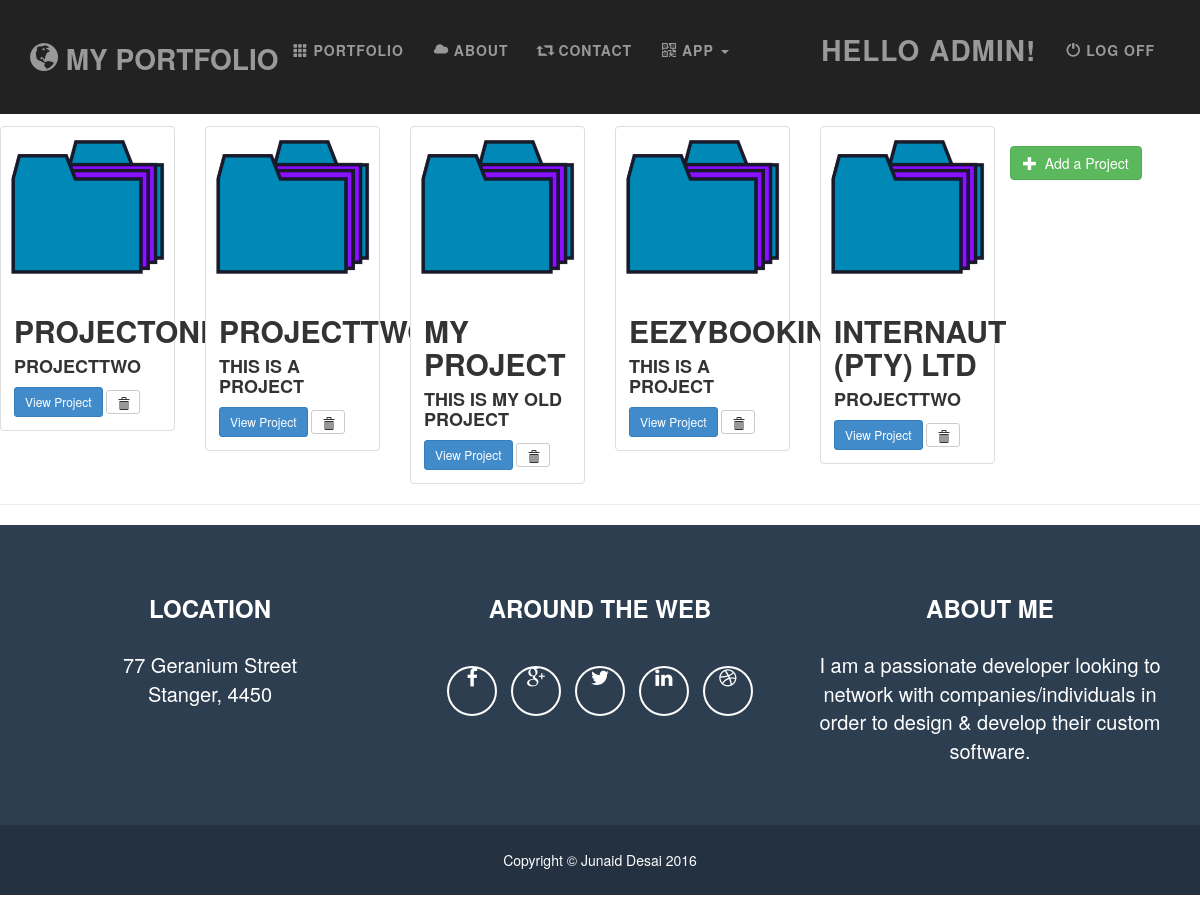
Page /app/projects/ (signed in) on the committed database.
### app/models.py (models this page shows, shortened)
class Project(models.Model):
    name = models.CharField(max_length=200)
    description = models.CharField(max_length=400)
    user = models.ForeignKey(User)
    totalTimeLogged = models.DurationField()

### app/views.py (the view)
@login_required
def projects(request):
    if not request.user.is_authenticated():
        return render(request, '/login.html')
    else:
        projects = Project.objects.filter(user=request.user)
        return render(request, 'app/projects.html', {'title': 'Projects', 'projects': projects})

### app/templates/app/projects.html (shortened to what this page needs)
﻿{% extends 'app/layout.html' %}
{% block content %}
<div class="container-fluid">
    <div class="row">
        <div class="col-sm-12">
            <h3>{{ user.username }}'s Projects</h3>
        </div>
        {% for project in projects %}
            <div class="col-sm-4 col-lg-2">
                <div class="thumbnail">
                    <a href="/app/project_detail/{{ project.id }}">
                        <img src="../../static/app/images/project.png" class="img-responsive">
                    </a>
                    <div class="caption">
                        <h2>{{ project.name }}</h2>
                        <h4>{{ project.description }}</h4>
                        <a href="/app/project_detail/{{ project.id }}" class="btn btn-primary btn-sm" role="button">View Project</a>
                        <form action="/app/delete_project/{{ project.id }}" method="get" style="display: inline;">
                            <button type="submit" class="btn btn-default btn-sm">
                                <span class="glyphicon glyphicon-trash"></span>
                            </button>
                        </form>
                    </div>
                </div>
            </div>
        {% endfor %}
        <div class="col-sm-12">
            <br>
            <a href="/app/create_project">
                <button type="button" class="btn btn-success">
                    <span class="glyphicon glyphicon-plus"></span>&nbsp; Add a Project
                </button>
            </a>
        </div>
    </div>
</div>
{% endblock %}

### app/templates/app/layout.html (shortened to what this page needs)
﻿<!DOCTYPE html>
<html>
<head>
    {% load staticfiles %}
    <link rel="stylesheet" type="text/css" href="{% static 'app/content/bootstrap.min.css' %}" />
    <link rel="stylesheet" type="text/css" href="{% static 'app/content/site.css' %}" />
    <link rel="stylesheet" type="text/css" href="{% static 'app/content/font-awesome.css' %}" />
</head>
<body id="page-top">
    <div class="navbar navbar-inverse navbar-fixed-top">
        <div class="container">
            <div class="navbar-header">
                <a href="/" class="navbar-brand"><span class="glyphicon glyphicon-globe"></span> My Portfolio</a>
            </div>
            <div class="navbar-collapse collapse">
                <ul class="nav navbar-nav navbar-left">
                    <li class="page-scroll"><a href="#portfolio"><span class="glyphicon glyphicon-th"></span> Portfolio</a></li>
                    <li class="page-scroll"><a href="#about"><span class="glyphicon glyphicon-cloud"></span> About</a></li>
                    <li class="page-scroll"><a href="#contact"><span class="glyphicon glyphicon-retweet"></span> Contact</a></li>
                    {% if user.is_authenticated %}
                        <li class="dropdown">
                            <a class="dropdown-toggle" data-toggle="dropdown" href="#"><span class="glyphicon glyphicon-qrcode"></span> App
                            <span class="caret"></span></a>
                        </li>
                    {% endif %}
                </ul>
                {% include 'app/loginpartial.html' %}
            </div>
        </div>
    </div>
    <div class="container body-content" style="max-width:100%">
    {% block content %}{% endblock %}
        <hr/>
        <footer class="text-center">
            <div class="footer-above">
                <div class="container">
                    <div class="row">
                        <div class="footer-col col-md-4">
                            <h3>Location</h3>
                            <p>77 Geranium Street<br>Stanger, 4450</p>
                        </div>
                        <div class="footer-col col-md-4">
                            <h3>Around the Web</h3>
                            <ul class="list-inline">
                                <li>
                                    <a href="#" class="btn-social btn-outline"><i class="fa fa-fw fa-facebook"></i></a>
                                </li>
                                <li>
                                    <a href="#" class="btn-social btn-outline"><i class="fa fa-fw fa-google-plus"></i></a>
                                </li>
                                <li>
                                    <a href="#" class="btn-social btn-outline"><i class="fa fa-fw fa-twitter"></i></a>
                                </li>
                                <li>
                                    <a href="#" class="btn-social btn-outline"><i class="fa fa-fw fa-linkedin"></i></a>
                                </li>
                                <li>
                                    <a href="#" class="btn-social btn-outline"><i class="fa fa-fw fa-dribbble"></i></a>
                                </li>
                            </ul>
                        </div>
                        <div class="footer-col col-md-4">
                            <h3>About Me</h3>
                            <p>I am a passionate developer looking to network with companies/individuals in order to design & develop their custom software.</p>
                        </div>
                    </div>
                </div>
            </div>
            <div class="footer-below">
                <div class="container">
                    <div class="row">
                        <div class="col-lg-12">
                            Copyright &copy; Junaid Desai 2016
                        </div>
                    </div>
                </div>
            </div>
        </footer>
    </div>
</body>
</html>

### app/templates/app/loginpartial.html (shortened to what this page needs)
{% if user.is_authenticated %}
<form id="logoutForm" action="/logout" method="post" class="navbar-right">
    <ul class="nav navbar-nav navbar-right">
        <li><span class="navbar-brand">Hello {{ user.username }}!</span></li>
        <li><a href="javascript:document.getElementById('logoutForm').submit()"><span class="glyphicon glyphicon-off"></span> Log off</a></li>
    </ul>
</form>
{% else %}
<ul class="nav navbar-nav navbar-right">
    <li><a href="{% url 'login' %}"><span class="glyphicon glyphicon-log-in"></span> Log in</a></li>
    <li><a href="{% url 'register' %}"><span class="glyphicon glyphicon-user"></span> Register</a></li>
</ul>
{% endif %}

### app/static/app/content/site.css (style rules this page uses)
.body-content { padding-left: 0px; padding-right: 0px; }
p { font-size: 20px; }
a, a:hover, a:focus, a:active, a.active { outline: 0; color: #18bc9c; }
h1, h2, h3, h4, h5, h6 { text-transform: uppercase; font-family: Montserrat,"Helvetica Neue",Helvetica,Arial,sans-serif; font-weight: 700; }
@media (min-width:768px) { .navbar-fixed-top { padding: 25px 0; -webkit-transition: padding .3s; -moz-transition: padding .3s; transition: padding .3s; } }
@media (min-width:768px) { .navbar-fixed-top .navbar-brand { font-size: 2em; -webkit-transition: all .3s; -moz-transition: all .3s; transition: all .3s; } }
.navbar { text-transform: uppercase; font-family: Montserrat,"Helvetica Neue",Helvetica,Arial,sans-serif; font-weight: 700; }
.navbar .navbar-nav { letter-spacing: 1px; }
.navbar-default, .navbar-inverse { border: 0; }
.btn-outline { margin-top: 15px; border: solid 2px #fff; font-size: 20px; color: #fff; background: 0 0; transition: all .3s ease-in-out; }
footer { color: #fff; }
footer h3 { margin-bottom: 30px; }
footer .footer-above { padding-top: 50px; background-color: #2c3e50; }
footer .footer-col { margin-bottom: 50px; }
footer .footer-below { padding: 25px 0; background-color: #233140; }
.btn-social { display: inline-block; width: 50px; height: 50px; border: 2px solid #fff; border-radius: 100%; text-align: center; font-size: 20px; line-height: 45px; }

### rows in the picture
Project: name "PROJECTONE", description "PROJECTTWO"
Project: name "PROJECTTWO", description "THIS IS A PROJECT"
Project: name "MY PROJECT", description "THIS IS MY OLD PROJECT"
Project: name "EEZYBOOKINGS", description "THIS IS A PROJECT"
Project: name "INTERNAUT (PTY) LTD", description "PROJECTTWO"

### other values in the picture
{{ user.username }} "ADMIN"
